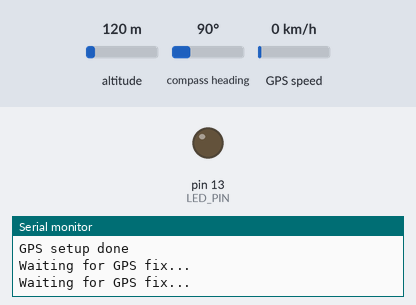
A sketch run on a simulated Arduino Mega 2560, built with avr-gcc and run on an emulated ATmega2560. On the bench: output pins drawn as LEDs (lit = HIGH), the last lines printed to the serial monitor. Dashed ring = blinking. The test bench sets the inputs (shaded band); at power-on: altitude 120 m, compass heading 90°, GPS speed 0 km/h. The GPS gets a fix after 3 s at 37.7749, -122.4194 with 8 satellites; no radio packets arrive unless stated; pins used as bus, display or sensor lines are not drawn.

Above: at 2.8 s.
At 3.9 s:
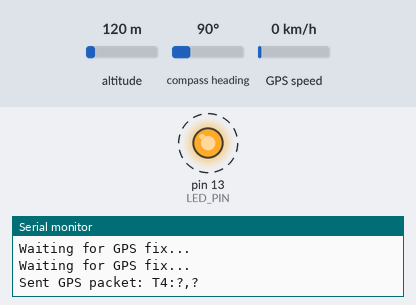
Timing chart, 0 to 4.9 s (numbered marks = the images above):
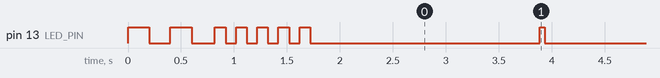

Measured:
- by itself, pin 13 (LED_PIN): HIGH → LOW at 0.20 s, → HIGH 0.20 s later, → LOW 0.20 s later, → HIGH 0.22 s later, … (203 changes in this stretch)

The sketch:

Transmitter_GPS_Module_v2.ino
```cpp
#include <SPI.h>
#include <RH_RF95.h>
#include <Adafruit_GPS.h>

#define RFM95_CS 8
#define RFM95_RST 4
#define RFM95_INT 3
#define RF95_FREQ 915.0
#define LED_PIN 13

// -------------------- CONFIG --------------------
#define TRANSMITTER_ID 4         // Change for each transmitter
#define PACKETS_PER_SECOND 0.75     // How many packets per second to send
#define PACKET_INTERVAL_MS (1000 / PACKETS_PER_SECOND)
// -----------------------------------------------

// GPS connected to Serial1
Adafruit_GPS GPS(&Serial1);
RH_RF95 rf95(RFM95_CS, RFM95_INT);

void blinkLED(int times, int delayMs) {
  for (int i = 0; i < times; i++) {
    digitalWrite(LED_PIN, HIGH);
    delay(delayMs);
    digitalWrite(LED_PIN, LOW);
    delay(delayMs);
  }
}

void setup() {
  pinMode(LED_PIN, OUTPUT);
  blinkLED(2, 200);

  Serial.begin(9600);

  pinMode(RFM95_RST, OUTPUT);
  digitalWrite(RFM95_RST, LOW); delay(10);
  digitalWrite(RFM95_RST, HIGH); delay(10);

  if (!rf95.init()) {
    while (1) { blinkLED(1, 500); delay(500); }
  }
  if (!rf95.setFrequency(RF95_FREQ)) {
    while (1) { blinkLED(2, 500); delay(500); }
  }
  rf95.setTxPower(23, false);

  blinkLED(5, 100);
  Serial.println("LoRa init done");

  GPS.begin(9600);
  GPS.sendCommand(PMTK_SET_NMEA_OUTPUT_RMCGGA);
  GPS.sendCommand(PMTK_SET_NMEA_UPDATE_1HZ);

  Serial.println("GPS setup done");
}

void loop() {
  static unsigned long lastPacketTime = 0;
  unsigned long now = millis();

  // Read GPS data
  while (GPS.available()) {
    GPS.read();
  }

  if (GPS.newNMEAreceived()) {
    if (!GPS.parse(GPS.lastNMEA())) return;
  }

  if (GPS.fix) {
    float latitude = GPS.latitudeDegrees;
    float longitude = GPS.longitudeDegrees;

    // Send packet at defined interval
    if (now - lastPacketTime >= PACKET_INTERVAL_MS) {
      lastPacketTime = now;

      char msg[64];
      snprintf(msg, sizeof(msg), "T%d:%.6f,%.6f", TRANSMITTER_ID, latitude, longitude);

      rf95.send((uint8_t*)msg, strlen(msg));
      rf95.waitPacketSent();

      Serial.print("Sent GPS packet: ");
      Serial.println(msg);

      digitalWrite(LED_PIN, HIGH);
      delay(50);
      digitalWrite(LED_PIN, LOW);
    }
  } else {
    Serial.println("Waiting for GPS fix...");
    delay(500);
  }
}
```
